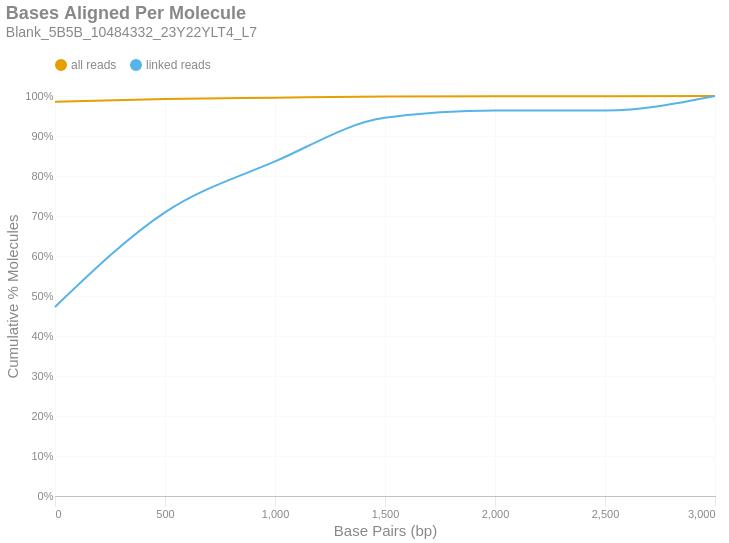

This figure's notebook cell:
### Markdown cell above
### Bases Aligned Per Molecule
This is a cumulative frequency distribution showing the number of base pairs aligned per unique molecule. These data are shown in 500 bp bins. There are two distributions: one with `all reads` (yellow) and another with only `linked reads` (blue). The percent of molecules in the `linked reads` distribution is relative to the total number of linked molecules.

### Code cell
if SKIPLR:
    print_html(f"Skipped")
else:
    binned_df = consolidated_hist(valids['aligned_bp'], mask, 500, True)
    with SafeRender(binned_df):
        (
            density_plot(binned_df, 'Bases Aligned Per Molecule', samplename, 'basesper')
            .encode(
                x=alt.X('bin:Q', title="Base Pairs (bp)").axis(tickMinStep=500).scale(padding=0),
                y=alt.Y('value:Q', title='Cumulative % Molecules')
                    .axis(format='%')
                    .scale(domain = [0,1])
                    .stack(False),
                color=alt.Color("key:N").scale(domain = ["all reads", "linked reads"]),
                tooltip = [
                    alt.Tooltip("key:N", title = "Data Type"),
                    alt.Tooltip("range_label:N", title="Bases Aligned Per Molecule"),
                    alt.Tooltip("value:Q", format = ".2%", title="% Molecules (Cum.)")
                ]
            )
        ).display()

### Figure 1 — Vega-Lite specification as saved in the notebook (floating-point values rounded to 4 significant figures)
{"width": "container", "height": 400, "config": {"title": {"anchor": "start", "dy": -15, "fontSize": 18, "color": "#888888", "subtitleColor": "#888888", "subtitleFontSize": 14}, "arc": {"fill": "#0072B2"}, "axis": {"domainColor": "#888888", "domainWidth": 0.5, "gridWidth": 0.2, "grid": false, "titleFontWeight": 400, "titleFontSize": 15, "labelFontSize": 11, "labelColor": "#888888", "tickColor": "#888888", "tickWidth": 0.2, "titleColor": "#888888"}, "axisBand": {"grid": false}, "axisX": {"grid": true, "tickSize": 10, "domainCap": "round"}, "axisY": {"domain": false, "grid": true, "tickSize": 0, "domainCap": "round"}, "background": "transparent", "header": {"labelFontSize": 15, "labelColor": "#888888", "titleFontSize": 15, "titleFontWeight": 600, "titleColor": "#888888"}, "legend": {"labelFont": "sans-serif", "labelFontSize": 12, "labelColor": "#888888", "symbolSize": 100, "symbolType": "circle", "titleFontSize": 12, "titlePadding": 10, "titleColor": "#888888", "title": null, "orient": "top"}, "range": {"category": ["#E69F00", "#56B4E9", "#009E73", "#F0E442", "#0072B2", "#D55E00", "#CC79A7", "#000000"], "diverging": ["#cfe8f3", "#a2d4ec", "#73bfe2", "#46abdb", "#1696d2", "#12719e"]}, "area": {"fill": "#0072B2", "fillOpacity": 0.7, "line": true, "strokeOpacity": 0.7}, "line": {"color": "#0072B2", "stroke": "#0072B2", "strokeWidth": 2}, "trail": {"color": "#0072B2", "stroke": "#0072B2", "strokeWidth": 0, "size": 1}, "point": {"filled": true, "fillOpacity": 1.0, "size": 95}, "text": {"color": "#888888", "fontSize": 11, "align": "right", "fontWeight": 400, "size": 11}, "bar": {"fill": "#0072B2", "stroke": null}, "view": {"stroke": null, "continuousWidth": 660, "continuousHeight": 400}}, "data": {"name": "data-6d8b0d7694fac0181f9b7f608cd481e0"}, "mark": {"type": "line", "interpolate": "monotone", "point": {"opacity": 0, "size": 275}}, "encoding": {"color": {"field": "key", "scale": {"domain": ["all reads", "linked reads"]}, "type": "nominal"}, "tooltip": [{"field": "key", "title": "Data Type", "type": "nominal"}, {"field": "range_label", "title": "Bases Aligned Per Molecule", "type": "nominal"}, {"field": "value", "format": ".2%", "title": "% Molecules (Cum.)", "type": "quantitative"}], "x": {"axis": {"tickMinStep": 500}, "field": "bin", "scale": {"padding": 0}, "title": "Base Pairs (bp)", "type": "quantitative"}, "y": {"axis": {"format": "%"}, "field": "value", "scale": {"domain": [0, 1]}, "stack": false, "title": "Cumulative % Molecules", "type": "quantitative"}}, "params": [{"name": "param_c36ac31b6afebe62", "select": {"type": "point", "fields": ["key"]}, "bind": "legend"}], "title": {"text": "Bases Aligned Per Molecule", "subtitle": "Blank_5B5B_10484332_23Y22YLT4_L7"}, "transform": [{"fold": ["all reads (cumsum)", "linked reads (cumsum)"]}, {"calculate": "replace(datum.key, ' (cumsum)', '')", "as": "key"}, {"filter": {"param": "param_c36ac31b6afebe62"}}], "usermeta": {"embedOptions": {"downloadFileName": "Blank_5B5B_10484332_23Y22YLT4_L7.basesper"}}, "$schema": "https://vega.github.io/schema/vega-lite/v6.4.1.json", "datasets": {"data-6d8b0d7694fac0181f9b7f608cd481e0": [{"bin": "0.0", "interval": "0.0-500.0", "all reads": 0.9855, "linked reads": 0.4727, "all reads (cumsum)": 0.9855, "linked reads (cumsum)": 0.4727, "range_label": "0-499"}, {"bin": "500.0", "interval": "500.0-1000.0", "all reads": 0.007019, "linked reads": 0.2364, "all reads (cumsum)": 0.9925, "linked reads (cumsum)": 0.7091, "range_label": "500-999"}, {"bin": "1000.0", "interval": "1000.0-1500.0", "all reads": 0.003276, "linked reads": 0.1273, "all reads (cumsum)": 0.9958, "linked reads (cumsum)": 0.8364, "range_label": "1000-1499"}, {"bin": "1500.0", "interval": "1500.0-2000.0", "all reads": 0.002808, "linked reads": 0.1091, "all reads (cumsum)": 0.9986, "linked reads (cumsum)": 0.9455, "range_label": "1500-1999"}, {"bin": "2000.0", "interval": "2000.0-2500.0", "all reads": 0.0004679, "linked reads": 0.01818, "all reads (cumsum)": 0.9991, "linked reads (cumsum)": 0.9636, "range_label": "2000-2499"}, {"bin": "2500.0", "interval": "2500.0-3000.0", "all reads": 0.0, "linked reads": 0.0, "all reads (cumsum)": 0.9991, "linked reads (cumsum)": 0.9636, "range_label": "2500-2999"}, {"bin": "3000.0", "interval": "3000.0-3500.0", "all reads": 0.0009359, "linked reads": 0.03636, "all reads (cumsum)": 1.0, "linked reads (cumsum)": 1.0, "range_label": "3000-3499"}]}}
